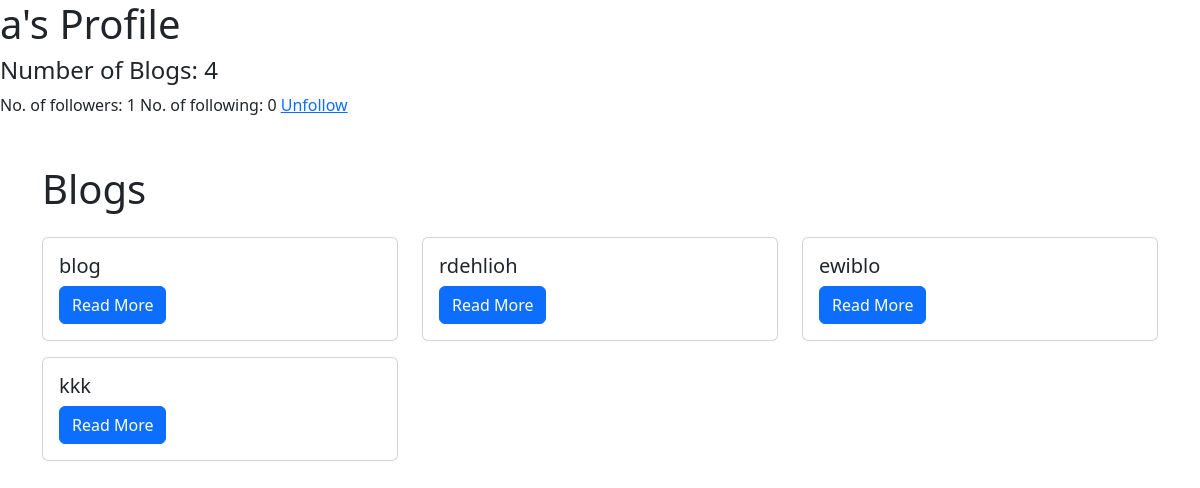
/user/a (signed in), run on an earlier commit of the app's database.
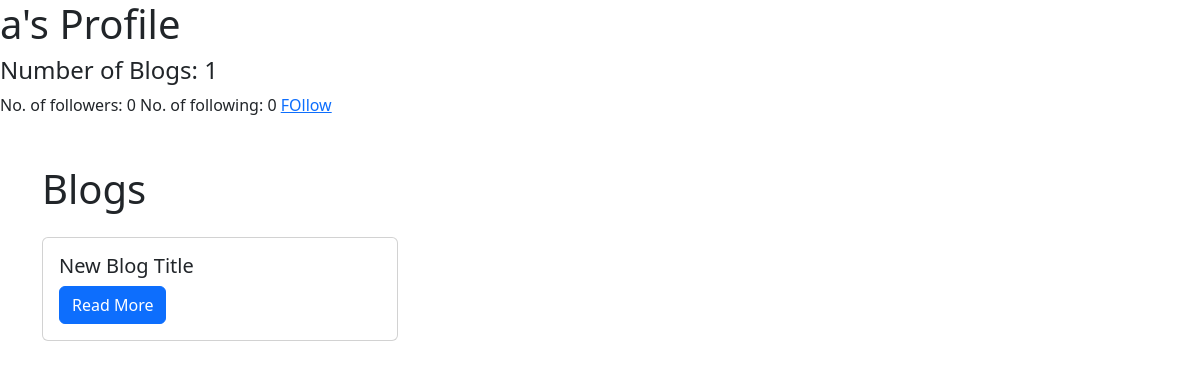
And on a later commit of the database.
### application/models.py (models this page shows)
class Blog(db.Model):
    id = db.Column(db.Integer, primary_key=True)
    title = db.Column(db.String(150), nullable=False)
    content = db.Column(db.String(500), nullable=False)
    image_url = db.Column(db.String(200), nullable=True)
    timestamp = db.Column(db.DateTime, default=datetime.utcnow)
    user_id = db.Column(db.Integer, db.ForeignKey('user.id'), nullable = False)

### application/controllers.py (the view)
@app.route('/user/<username>')
def user_profile(username):
    user = User.query.filter_by(username=username).first()
    blogs = Blog.query.filter_by(user_id=user.id).all()
    number_of_blogs = len(blogs)
    if 'username' in session and session['username'] == username:
        return render_template('user_profile.html', user=user, blogs=blogs, followers=user.followers(), following=user.following(), number_of_blogs=number_of_blogs, is_self=True)
    else:
        current_user = User.query.filter_by(username=session['username']).first()
        is_following=current_user.is_following(user)
        number_followers=len(user.followers())
        number_following= len(user.following())
        print(user.followers())
        print(user.following())
        print(blogs)
        return render_template('user_profile.html', user=user, blogs=blogs, is_self=False, is_following=is_following, followers=user.followers(), following=user.following(), number_of_blogs=number_of_blogs, number_followers=number_followers, number_following=number_following)

### application/models.py (called while the page is built)
    def is_following(self, other_user):
        follow = Follow.query.filter(Follow.follower_id==self.id, Follow.followed_id==other_user.id).first()
        return follow is not None

    def followers(self):
        return User.query.join(Follow, Follow.follower_id==User.id).filter(Follow.followed_id==self.id).all()

    def following(self):
        return User.query.join(Follow, Follow.followed_id==User.id).filter(Follow.follower_id==self.id).all()

### templates/user_profile.html (shortened to what this page needs)
{% extends "base.html" %} {% block content %}
<h1>{{user.username}}'s Profile</h1>
<h4>Number of Blogs: {{number_of_blogs}}</h4>
{% if not is_self %} No. of followers: {{number_followers}} No. of following:
{{number_following}} {% if is_following %}
<a href="{{ url_for('unfollow_route', username=user.username) }}"> Unfollow</a>
{% else %}
<a href="{{ url_for('follow_route', username=user.username) }}">FOllow</a>
{% endif %} {% endif %}
<div class="container mt-5">
  <div class="row">
    <h1>Blogs</h1>
    {% for blog in blogs %}
    <div class="col-md-4">
      <div class="card mt-3">
        <div class="card-body">
          <h5 class="card-title">{{ blog.title }}</h5>
          <a href="{{ url_for('blog', id=blog.id)}}" class="btn btn-primary"
            >Read More</a
          >
        </div>
      </div>
    </div>
    {% endfor %}
  </div>
</div>
{% endblock %}

### templates/base.html (shortened to what this page needs)
<!DOCTYPE html>
<html lang="en">
  <head>
    <link
      href="https://cdn.jsdelivr.net/npm/bootstrap@5.3.3/dist/css/bootstrap.min.css"
      rel="stylesheet"
    />
  </head>
  <body>
     {% block content %} {% endblock %}
  </body>
</html>

What changed in the data, as far as the page shows it:
removed Blog: title "blog"
removed Blog: title "rdehlioh"
removed Blog: title "ewiblo"
removed Blog: title "kkk"
added Blog: title "New Blog Title"
Also different on the page:
{{ number_of_blogs }}: "4" → "1"
{{ number_followers }}: "1" → "0"
text no longer shown: "Unfollow"
text now shown: "FOllow"
